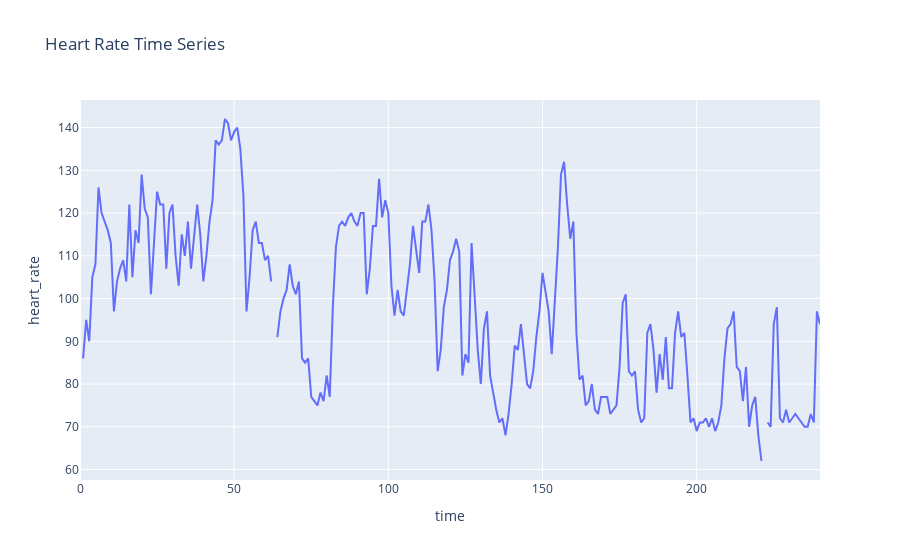
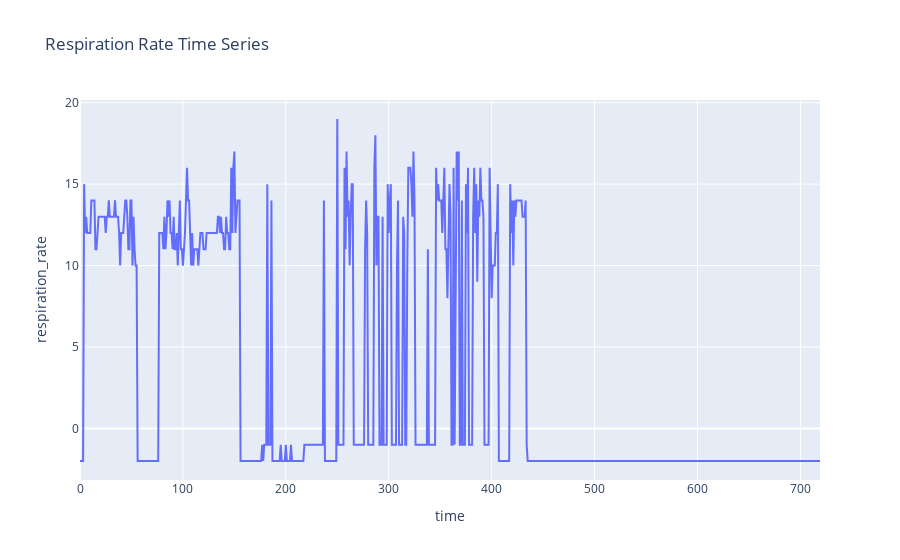
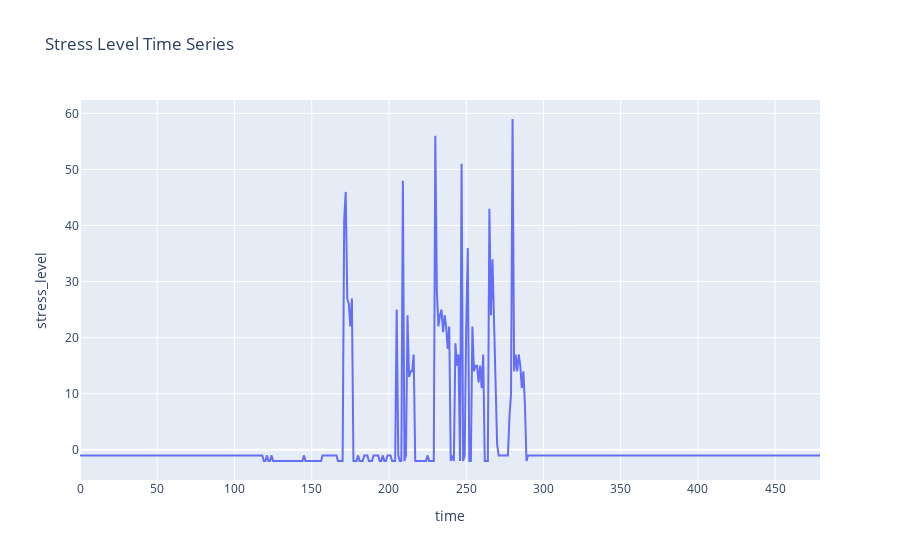

Source (notebook cell) for these figures, in order:
### Code cell
#plot the hr_time_series of the first row of df0
import plotly.express as px
import ast

# Convert the string representation of the list into an actual list of integers

# Create a simple DataFrame for plotting
df_plot = pd.DataFrame({
    'time': range(len(lst_hr_time_series)),
    'heart_rate': lst_hr_time_series
})

# Plot using Plotly Express
px.line(df_plot, x='time', y='heart_rate', title='Heart Rate Time Series').show()

#plot the resp_time_series of the first row of df0
df_plot_resp = pd.DataFrame({
    'time': range(len(lst_resp_time_series)),
    'respiration_rate': lst_resp_time_series
})
px.line(df_plot_resp, x='time', y='respiration_rate', title='Respiration Rate Time Series').show()
#plot the stress_time_series of the first row of df0
df_plot_stress = pd.DataFrame({
    'time': range(len(lst_stress_time_series)),
    'stress_level': lst_stress_time_series
})
px.line(df_plot_stress, x='time', y='stress_level', title='Stress Level Time Series').show()

### Figure 1 — Plotly figure (JSON) as saved in the notebook; plotly's stock layout.template omitted (floating-point values rounded to 4 significant figures; data arrays with more than 128 entries replaced by an {"elided": "..."} marker saying what was removed)
{"data": [{"hovertemplate": "time=%{x}<br>heart_rate=%{y}<extra></extra>", "legendgroup": "", "line": {"color": "#636efa", "dash": "solid"}, "marker": {"symbol": "circle"}, "mode": "lines", "name": "", "orientation": "v", "showlegend": false, "type": "scatter", "x": {"elided": "241 int values"}, "xaxis": "x", "y": {"elided": "241 float values"}, "yaxis": "y"}], "layout": {"legend": {"tracegroupgap": 0}, "title": {"text": "Heart Rate Time Series"}, "xaxis": {"anchor": "y", "domain": [0, 1], "title": {"text": "time"}}, "yaxis": {"anchor": "x", "domain": [0, 1], "title": {"text": "heart_rate"}}}}

### Figure 2 — Plotly figure (JSON) as saved in the notebook; plotly's stock layout.template omitted (floating-point values rounded to 4 significant figures; data arrays with more than 128 entries replaced by an {"elided": "..."} marker saying what was removed)
{"data": [{"hovertemplate": "time=%{x}<br>respiration_rate=%{y}<extra></extra>", "legendgroup": "", "line": {"color": "#636efa", "dash": "solid"}, "marker": {"symbol": "circle"}, "mode": "lines", "name": "", "orientation": "v", "showlegend": false, "type": "scatter", "x": {"elided": "720 int values"}, "xaxis": "x", "y": {"elided": "720 float values"}, "yaxis": "y"}], "layout": {"legend": {"tracegroupgap": 0}, "title": {"text": "Respiration Rate Time Series"}, "xaxis": {"anchor": "y", "domain": [0, 1], "title": {"text": "time"}}, "yaxis": {"anchor": "x", "domain": [0, 1], "title": {"text": "respiration_rate"}}}}

### Figure 3 — Plotly figure (JSON) as saved in the notebook; plotly's stock layout.template omitted (floating-point values rounded to 4 significant figures; data arrays with more than 128 entries replaced by an {"elided": "..."} marker saying what was removed)
{"data": [{"hovertemplate": "time=%{x}<br>stress_level=%{y}<extra></extra>", "legendgroup": "", "line": {"color": "#636efa", "dash": "solid"}, "marker": {"symbol": "circle"}, "mode": "lines", "name": "", "orientation": "v", "showlegend": false, "type": "scatter", "x": {"elided": "480 int values"}, "xaxis": "x", "y": {"elided": "480 int values"}, "yaxis": "y"}], "layout": {"legend": {"tracegroupgap": 0}, "title": {"text": "Stress Level Time Series"}, "xaxis": {"anchor": "y", "domain": [0, 1], "title": {"text": "time"}}, "yaxis": {"anchor": "x", "domain": [0, 1], "title": {"text": "stress_level"}}}}
